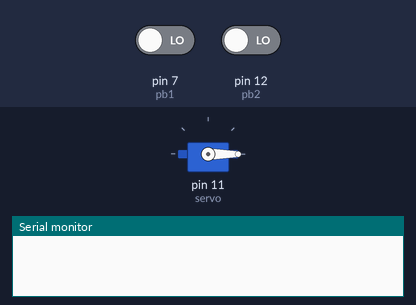
A sketch run on a simulated Arduino Uno, built with avr-gcc and run on an emulated ATmega328P. Shown: servo, the last lines printed to the serial monitor. The inputs (shaded band) are chosen by the test bench; at power-on: pin 7 (pb1) LOW, pin 12 (pb2) LOW.

Above: at 1.2 s.
1.3 s: pin 7 (pb1) driven HIGH
At 2.06 s:
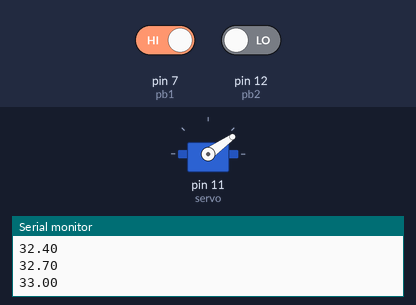
4.3 s: pin 12 (pb2) driven HIGH
At 4.3 s:
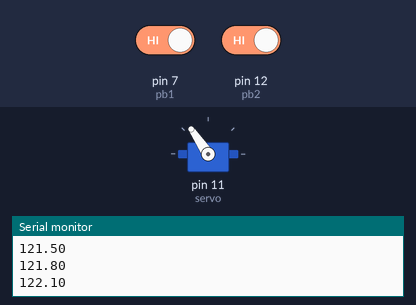
5.8 s: pin 12 (pb2) driven LOW
At 8.3 s:
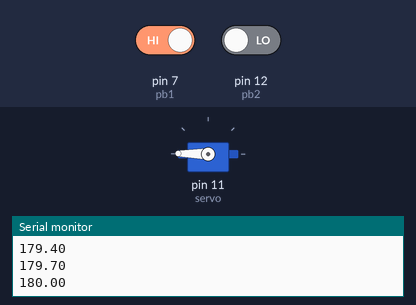
8.8 s: pin 7 (pb1) driven LOW and pin 12 (pb2) driven HIGH
At 9.56 s:
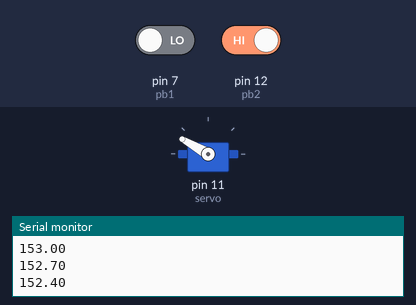
Timing chart, 0 to 14.5 s (numbered marks = the images above; inputs shaded):
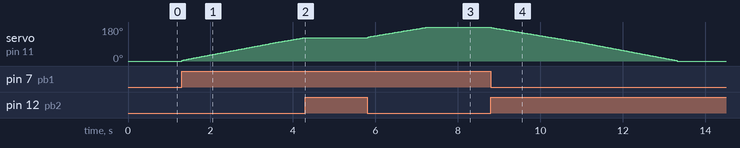

Measured:
- after the input at 1.3 s, servo on pin 11 (servo): moves from 0° to 124° over 3.0 s, starting at once
- after the input at 4.3 s, servo on pin 11 (servo): stays 124° (without the input it goes to 125° after 0.02 s)
- after the input at 5.8 s, servo on pin 11 (servo): moves from 124° to 179° over 1.4 s, starting at once
- after the input at 8.8 s, servo on pin 11 (servo): moves from 179° to 0° over 4.5 s, starting at once

The sketch:

Disc_Servo.ino
```cpp
  #include <Servo.h>
   Servo guri;
   float i = 0;
  int servo = 11;
  int pb1 = 7;
  int pb2 = 12;

void setup()
 {
  Serial.begin(9600);
  pinMode(pb1, INPUT);
  pinMode(pb2, INPUT);
  guri.attach(servo);
  guri.write(0);
}

void loop()
{
    int pb1_data = digitalRead(pb1);
    int pb2_data = digitalRead(pb2);

    //Serial.println(pb1_data);
    //Serial.println(pb2_data);

    if(pb1_data == 1 && pb2_data == 1){
      //Serial.println("gg");
      return;
    }

    if(pb1_data == 1 && i <= 180){
      guri.write(i);
      i = i + 0.3;
      Serial.println(i);
    }
    if(pb2_data == 1 && i >= 0){
      guri.write(i);
      i = i - 0.3;
      Serial.println(i);
    }


} 
```
